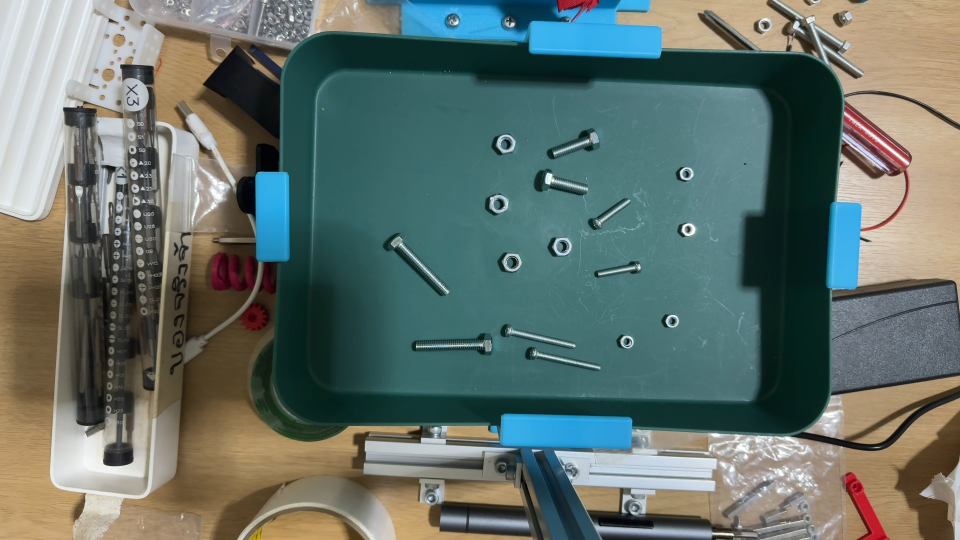
#> input picture src/image_37.jpg, 1920 x 1080 px (shown at 1/2 size)
$ jupyter execute --allow-errors detect.ipynb
#> lines starting #> are read from the running program, lines starting #| are printed output that depends on the picture
[cell 1]
import matplotlib.pyplot as plt
import numpy as np
import cv2
print(cv2.__version__)

# Main

[cell 2]
img = cv2.imread('src/image_37.jpg')
#> img is the input picture: shape (1080, 1920, 3); mean B, G, R 106.6, 113.1, 99.1
img = cv2.cvtColor(img, cv2.COLOR_BGR2RGB)
print(img.shape)
#| (1080, 1920, 3)
plt.imshow(img)

[cell 3]
# determine box
img_resize = img[215:780, 650:1450]
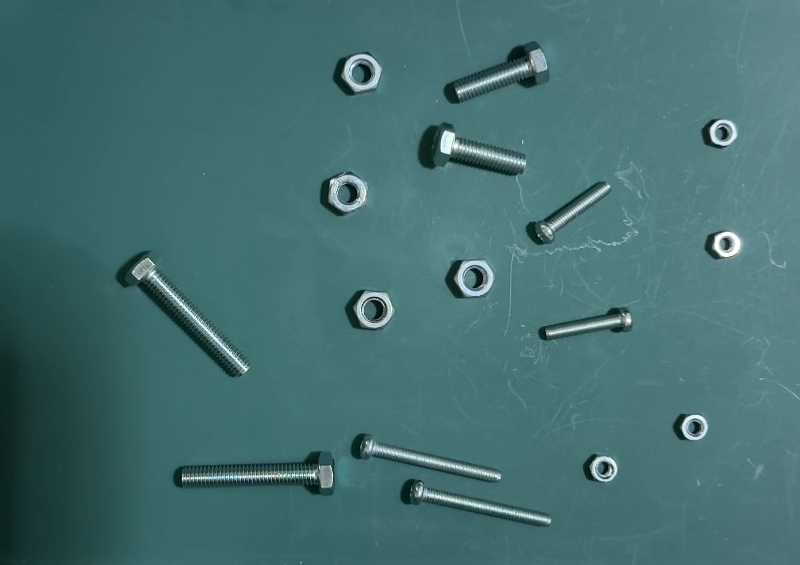
#> img_resize: shape (565, 800, 3); mean R, G, B 68.1, 110.9, 111.7
print(img_resize.shape)
#| (565, 800, 3)
plt.imshow(img_resize)

[cell 4]
img_resize = cv2.cvtColor(img_resize, cv2.COLOR_RGB2GRAY)
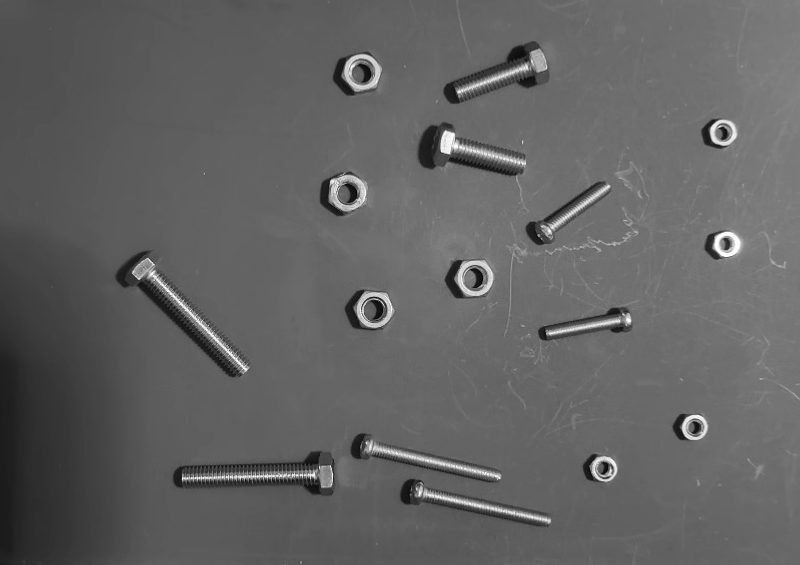
#> img_resize: shape (565, 800); min 4, max 255, mean 98.2
plt.imshow(img_resize, cmap='gray')
plt.figure()
plt.hist(img_resize.ravel(), 256, [0, 256])
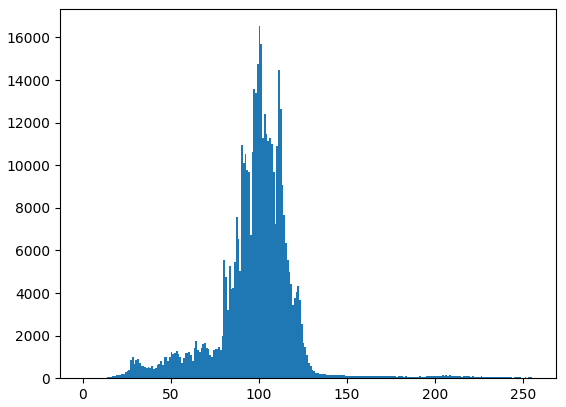
#> figure drawn by matplotlib, 1 panel; tallest bar 16529 high, from x = 100 to 101

[cell 5]
# threshold
_, img_tres = cv2.threshold(img_resize, 135, 255, cv2.THRESH_TOZERO)
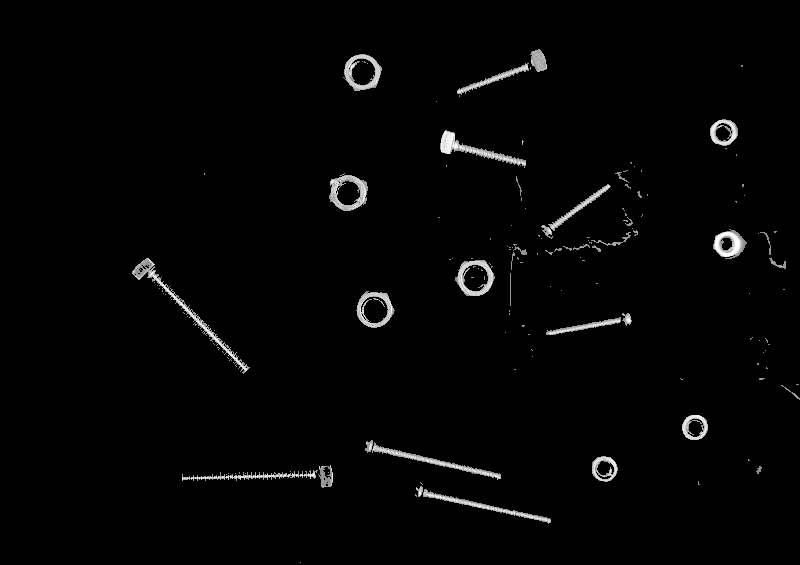
#> img_tres: shape (565, 800); min 0, max 255, mean 4.4
plt.imshow(img_tres, cmap='gray')

[cell 6]
# closing
ksize = 7
kernel = np.ones((ksize, ksize), np.uint8)
#> (the rest of this cell did not finish here and is left out)

#> (a cell that did not finish here is left out)

#> (a cell that did not finish here is left out)

[cell 9]
# classify
# rect = (cen(x, y), (w, h), angle, (type,length))
# [51 lines left out: function NutScrew, not called in this run]

#> (the rest of this cell did not finish here and is left out)

[cell 10]
img2 = cv2.merge([img_resize, img_resize, img_resize])
#> (the rest of this cell did not finish here and is left out)

$ run again, with src/image_0.jpg copied over src/image_37.jpg
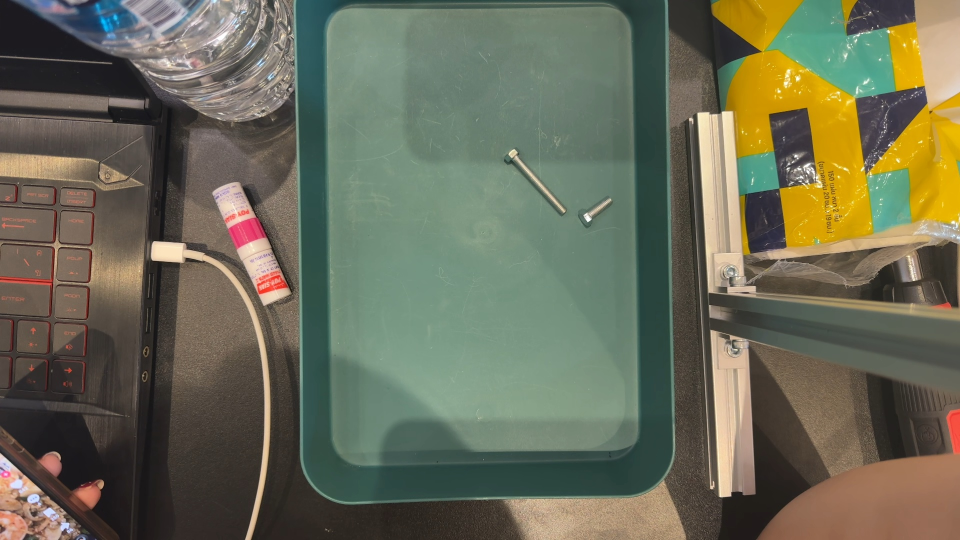
#> input picture src/image_0.jpg, 1920 x 1080 px (shown at 1/2 size)
#> img is the input picture: shape (1080, 1920, 3); mean B, G, R 87, 107, 106.1
#| (1080, 1920, 3)
#| (565, 800, 3)
#> `[cell 4] img_resize = cv2.cvtColor(img_resize, cv2.COLOR_RGB2GRAY) plt..`:
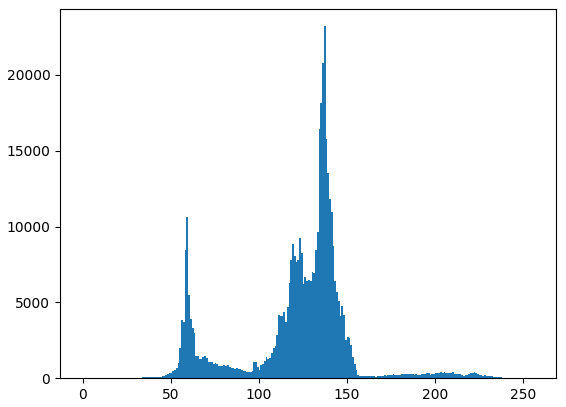
#> figure drawn by matplotlib, 1 panel; tallest bar 23218 high, from x = 137 to 138
#> `_, img_tres = cv2.threshold(img_resize, 135, 255, cv2.THRESH_TOZERO)`:
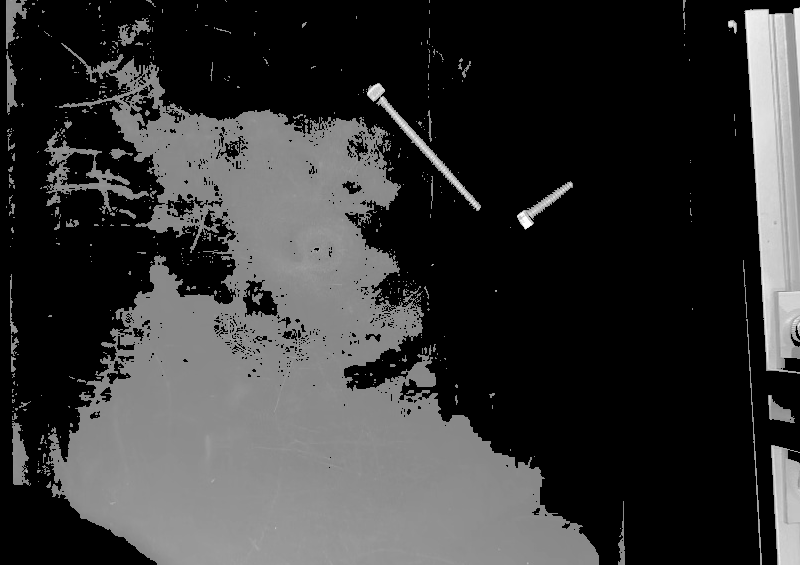
#> img_tres: shape (565, 800); min 0, max 255, mean 54.6

$ run again, with src/image_10.jpg copied over src/image_37.jpg
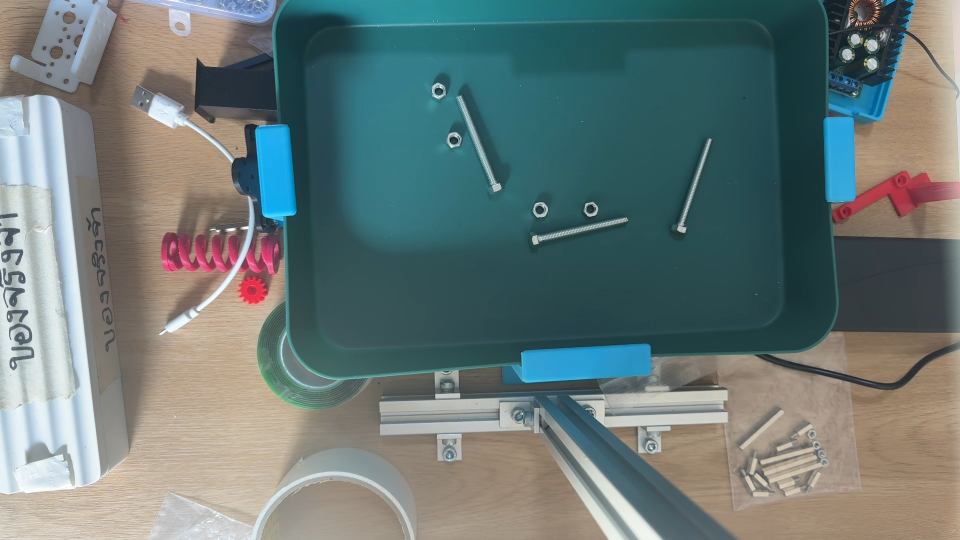
#> input picture src/image_10.jpg, 1920 x 1080 px (shown at 1/2 size)
#> img is the input picture: shape (1080, 1920, 3); mean B, G, R 119.1, 120.9, 105.9
#| (1080, 1920, 3)
#| (565, 800, 3)
#> `[cell 4] img_resize = cv2.cvtColor(img_resize, cv2.COLOR_RGB2GRAY) plt..`:
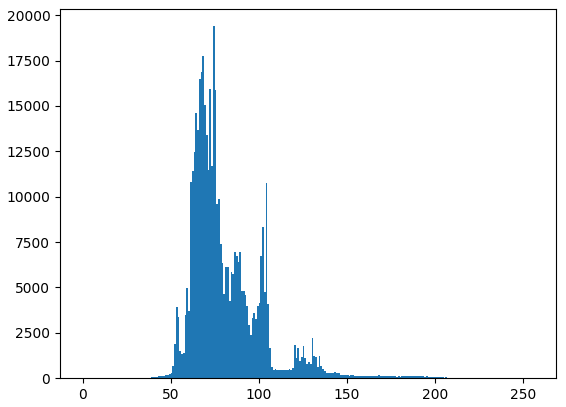
#> figure drawn by matplotlib, 1 panel; tallest bar 19394 high, from x = 74 to 75
#> `_, img_tres = cv2.threshold(img_resize, 135, 255, cv2.THRESH_TOZERO)`:
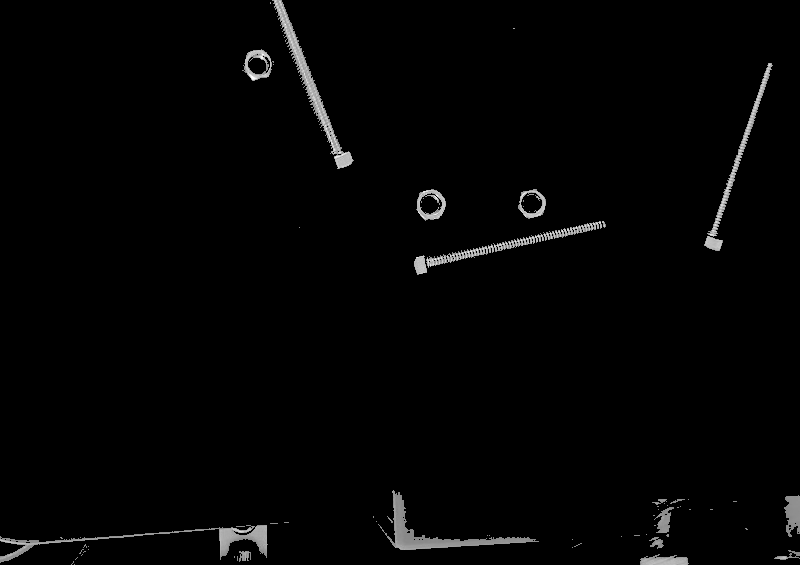
#> img_tres: shape (565, 800); min 0, max 252, mean 3.8
